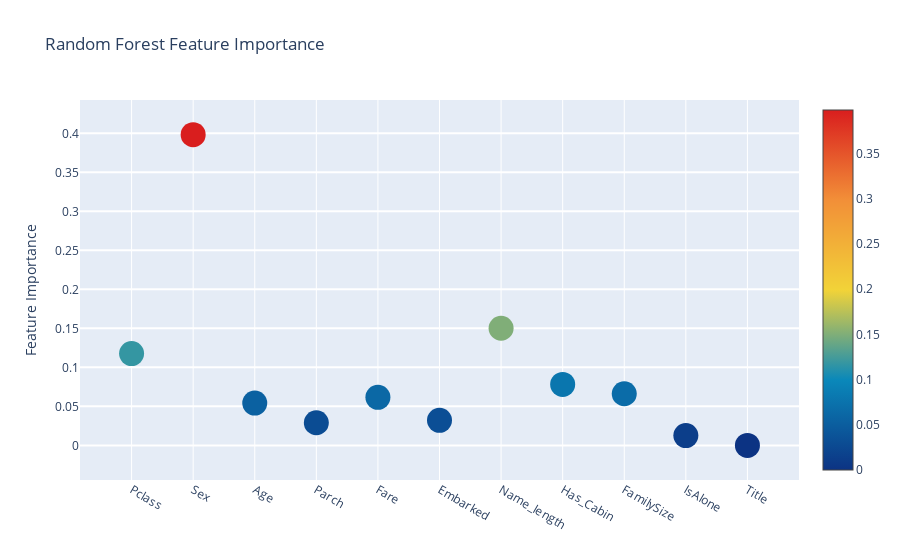
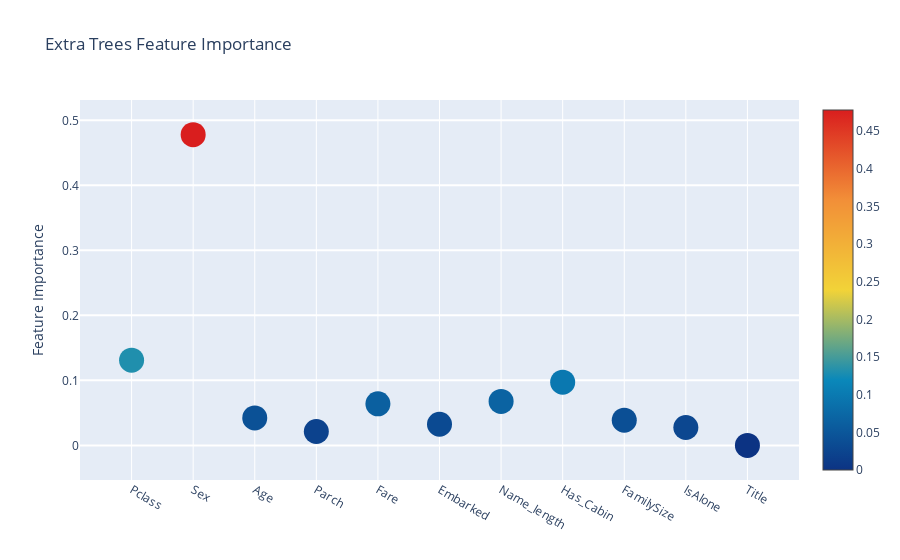
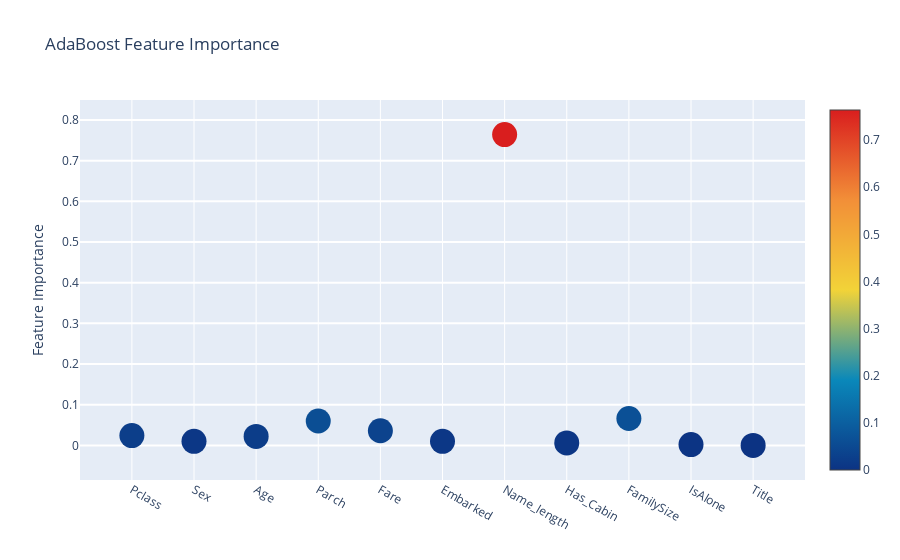
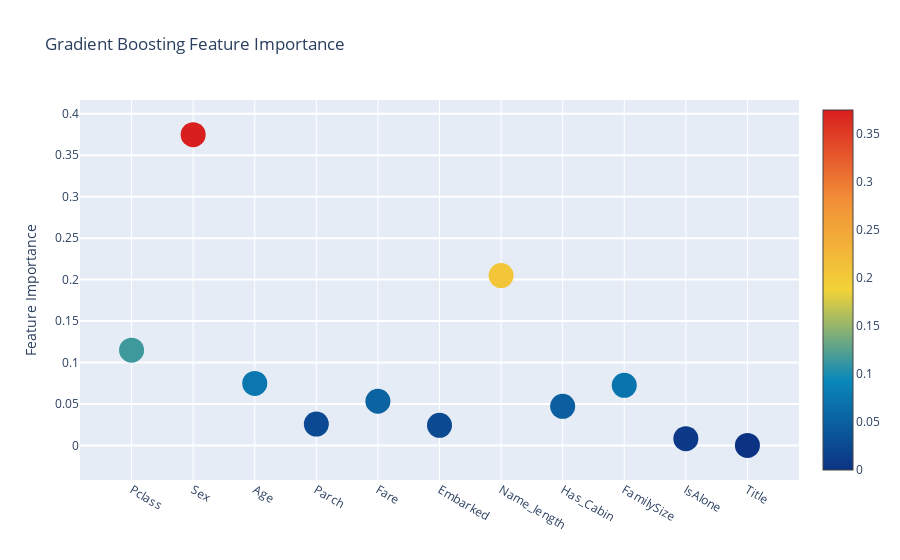

Here is the notebook cell these charts were saved with, in order:
### Markdown cell above
Interactive feature importances via Plotly scatterplots

I'll use the interactive Plotly package at this juncture to visualise the feature importances values of the different classifiers via a plotly scatter plot by calling "Scatter" as follows:

### Code cell
# Scatter plot 
trace = go.Scatter(
    y = feature_dataframe['Random Forest Feature importances'].values,
    x = feature_dataframe['features'].values,
    mode='markers',
    marker=dict(
        sizemode = 'diameter',
        sizeref = 1,
        size = 25,
#       size= feature_dataframe['AdaBoost feature importances'].values,
        #color = np.random.randn(500), #set color equal to a variable
        color = feature_dataframe['Random Forest Feature importances'].values,
        colorscale='Portland',
        showscale=True
    ),
    text = feature_dataframe['features'].values
)
data = [trace]

layout= go.Layout(
    autosize= True,
    title= 'Random Forest Feature Importance',
    hovermode= 'closest',
#     xaxis= dict(
#         title= 'Pop',
#         ticklen= 5,
#         zeroline= False,
#         gridwidth= 2,
#     ),
    yaxis=dict(
        title= 'Feature Importance',
        ticklen= 5,
        gridwidth= 2
    ),
    showlegend= False
)
fig = go.Figure(data=data, layout=layout)
py.iplot(fig,filename='scatter2010')

# Scatter plot 
trace = go.Scatter(
    y = feature_dataframe['Extra Trees  feature importances'].values,
    x = feature_dataframe['features'].values,
    mode='markers',
    marker=dict(
        sizemode = 'diameter',
        sizeref = 1,
        size = 25,
#       size= feature_dataframe['AdaBoost feature importances'].values,
        #color = np.random.randn(500), #set color equal to a variable
        color = feature_dataframe['Extra Trees  feature importances'].values,
        colorscale='Portland',
        showscale=True
    ),
    text = feature_dataframe['features'].values
)
data = [trace]

layout= go.Layout(
    autosize= True,
    title= 'Extra Trees Feature Importance',
    hovermode= 'closest',
#     xaxis= dict(
#         title= 'Pop',
#         ticklen= 5,
#         zeroline= False,
#         gridwidth= 2,
#     ),
    yaxis=dict(
        title= 'Feature Importance',
        ticklen= 5,
        gridwidth= 2
    ),
    showlegend= False
)
fig = go.Figure(data=data, layout=layout)
py.iplot(fig,filename='scatter2010')

# Scatter plot 
trace = go.Scatter(
    y = feature_dataframe['AdaBoost feature importances'].values,
    x = feature_dataframe['features'].values,
    mode='markers',
    marker=dict(
        sizemode = 'diameter',
        sizeref = 1,
        size = 25,
#       size= feature_dataframe['AdaBoost feature importances'].values,
        #color = np.random.randn(500), #set color equal to a variable
        color = feature_dataframe['AdaBoost feature importances'].values,
        colorscale='Portland',
        showscale=True
    ),
    text = feature_dataframe['features'].values
)
data = [trace]

layout= go.Layout(
    autosize= True,
    title= 'AdaBoost Feature Importance',
    hovermode= 'closest',
#     xaxis= dict(
#         title= 'Pop',
#         ticklen= 5,
#         zeroline= False,
#         gridwidth= 2,
#     ),
    yaxis=dict(
        title= 'Feature Importance',
        ticklen= 5,
        gridwidth= 2
    ),
    showlegend= False
)
fig = go.Figure(data=data, layout=layout)
py.iplot(fig,filename='scatter2010')

# Scatter plot 
trace = go.Scatter(
    y = feature_dataframe['Gradient Boost feature importances'].values,
    x = feature_dataframe['features'].values,
    mode='markers',
    marker=dict(
        sizemode = 'diameter',
        sizeref = 1,
        size = 25,
#       size= feature_dataframe['AdaBoost feature importances'].values,
        #color = np.random.randn(500), #set color equal to a variable
        color = feature_dataframe['Gradient Boost feature importances'].values,
        colorscale='Portland',
        showscale=True
    ),
    text = feature_dataframe['features'].values
)
data = [trace]

layout= go.Layout(
    autosize= True,
    title= 'Gradient Boosting Feature Importance',
    hovermode= 'closest',
#     xaxis= dict(
#         title= 'Pop',
#         ticklen= 5,
#         zeroline= False,
#         gridwidth= 2,
#     ),
    yaxis=dict(
        title= 'Feature Importance',
        ticklen= 5,
        gridwidth= 2
    ),
    showlegend= False
)
fig = go.Figure(data=data, layout=layout)
py.iplot(fig,filename='scatter2010')

### Figure 1 — Plotly figure (JSON) as saved in the notebook; plotly's stock layout.template omitted (floating-point values rounded to 4 significant figures)
{"data": [{"marker": {"color": [0.1176, 0.3984, 0.05423, 0.02898, 0.06161, 0.03209, 0.1502, 0.07814, 0.0662, 0.01257, 0], "colorscale": [[0, "rgb(12,51,131)"], [0.25, "rgb(10,136,186)"], [0.5, "rgb(242,211,56)"], [0.75, "rgb(242,143,56)"], [1, "rgb(217,30,30)"]], "showscale": true, "size": 25, "sizemode": "diameter", "sizeref": 1}, "mode": "markers", "text": ["Pclass", "Sex", "Age", "Parch", "Fare", "Embarked", "Name_length", "Has_Cabin", "FamilySize", "IsAlone", "Title"], "type": "scatter", "x": ["Pclass", "Sex", "Age", "Parch", "Fare", "Embarked", "Name_length", "Has_Cabin", "FamilySize", "IsAlone", "Title"], "y": [0.1176, 0.3984, 0.05423, 0.02898, 0.06161, 0.03209, 0.1502, 0.07814, 0.0662, 0.01257, 0]}], "layout": {"autosize": true, "hovermode": "closest", "showlegend": false, "title": {"text": "Random Forest Feature Importance"}, "yaxis": {"gridwidth": 2, "ticklen": 5, "title": {"text": "Feature Importance"}}}}

### Figure 2 — Plotly figure (JSON) as saved in the notebook; plotly's stock layout.template omitted (floating-point values rounded to 4 significant figures)
{"data": [{"marker": {"color": [0.131, 0.478, 0.04227, 0.0213, 0.06392, 0.03245, 0.06763, 0.09723, 0.03874, 0.02744, 0], "colorscale": [[0, "rgb(12,51,131)"], [0.25, "rgb(10,136,186)"], [0.5, "rgb(242,211,56)"], [0.75, "rgb(242,143,56)"], [1, "rgb(217,30,30)"]], "showscale": true, "size": 25, "sizemode": "diameter", "sizeref": 1}, "mode": "markers", "text": ["Pclass", "Sex", "Age", "Parch", "Fare", "Embarked", "Name_length", "Has_Cabin", "FamilySize", "IsAlone", "Title"], "type": "scatter", "x": ["Pclass", "Sex", "Age", "Parch", "Fare", "Embarked", "Name_length", "Has_Cabin", "FamilySize", "IsAlone", "Title"], "y": [0.131, 0.478, 0.04227, 0.0213, 0.06392, 0.03245, 0.06763, 0.09723, 0.03874, 0.02744, 0]}], "layout": {"autosize": true, "hovermode": "closest", "showlegend": false, "title": {"text": "Extra Trees Feature Importance"}, "yaxis": {"gridwidth": 2, "ticklen": 5, "title": {"text": "Feature Importance"}}}}

### Figure 3 — Plotly figure (JSON) as saved in the notebook; plotly's stock layout.template omitted (floating-point values rounded to 4 significant figures)
{"data": [{"marker": {"color": [0.024, 0.01, 0.022, 0.06, 0.036, 0.01, 0.764, 0.006, 0.066, 0.002, 0], "colorscale": [[0, "rgb(12,51,131)"], [0.25, "rgb(10,136,186)"], [0.5, "rgb(242,211,56)"], [0.75, "rgb(242,143,56)"], [1, "rgb(217,30,30)"]], "showscale": true, "size": 25, "sizemode": "diameter", "sizeref": 1}, "mode": "markers", "text": ["Pclass", "Sex", "Age", "Parch", "Fare", "Embarked", "Name_length", "Has_Cabin", "FamilySize", "IsAlone", "Title"], "type": "scatter", "x": ["Pclass", "Sex", "Age", "Parch", "Fare", "Embarked", "Name_length", "Has_Cabin", "FamilySize", "IsAlone", "Title"], "y": [0.024, 0.01, 0.022, 0.06, 0.036, 0.01, 0.764, 0.006, 0.066, 0.002, 0]}], "layout": {"autosize": true, "hovermode": "closest", "showlegend": false, "title": {"text": "AdaBoost Feature Importance"}, "yaxis": {"gridwidth": 2, "ticklen": 5, "title": {"text": "Feature Importance"}}}}

### Figure 4 — Plotly figure (JSON) as saved in the notebook; plotly's stock layout.template omitted (floating-point values rounded to 4 significant figures)
{"data": [{"marker": {"color": [0.1148, 0.3749, 0.07475, 0.0257, 0.05323, 0.02416, 0.2049, 0.04707, 0.07241, 0.008077, 0], "colorscale": [[0, "rgb(12,51,131)"], [0.25, "rgb(10,136,186)"], [0.5, "rgb(242,211,56)"], [0.75, "rgb(242,143,56)"], [1, "rgb(217,30,30)"]], "showscale": true, "size": 25, "sizemode": "diameter", "sizeref": 1}, "mode": "markers", "text": ["Pclass", "Sex", "Age", "Parch", "Fare", "Embarked", "Name_length", "Has_Cabin", "FamilySize", "IsAlone", "Title"], "type": "scatter", "x": ["Pclass", "Sex", "Age", "Parch", "Fare", "Embarked", "Name_length", "Has_Cabin", "FamilySize", "IsAlone", "Title"], "y": [0.1148, 0.3749, 0.07475, 0.0257, 0.05323, 0.02416, 0.2049, 0.04707, 0.07241, 0.008077, 0]}], "layout": {"autosize": true, "hovermode": "closest", "showlegend": false, "title": {"text": "Gradient Boosting Feature Importance"}, "yaxis": {"gridwidth": 2, "ticklen": 5, "title": {"text": "Feature Importance"}}}}
